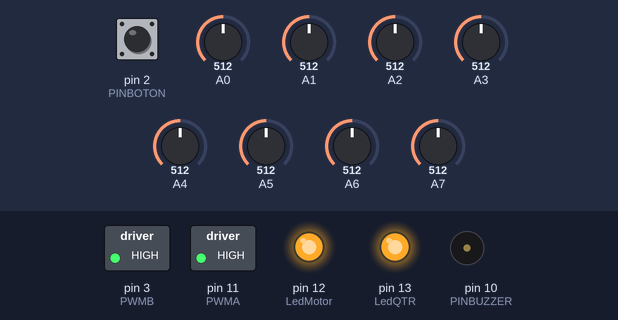
Bench run of a sketch on a simulated Arduino Nano, built with avr-gcc and run on an emulated ATmega328P. Shown: switched loads named in the sketch (green lamp = pin HIGH), output pins drawn as LEDs (lit = HIGH), buzzer (waves = sounding). The inputs (shaded band) are chosen by the test bench; at power-on: A0 = 512, A1 = 512, A2 = 512, pin 2 (PINBOTON) HIGH, A3 = 512, A4 = 512, A5 = 512, A6 = 512, A7 = 512. What the sketch prints to the serial monitor is not drawn.

Above: at 3.3 s.
3.4 s: A0 set to 710
4.9 s: A0 set to 735
At 5.7 s:
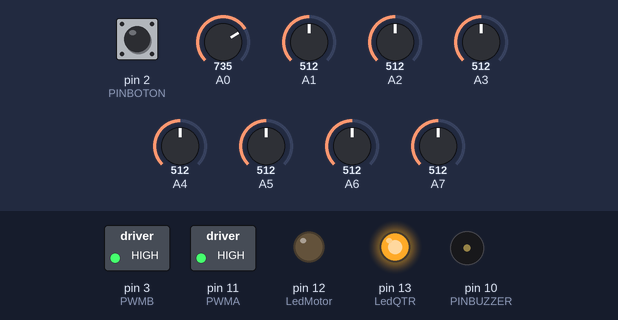
6.4 s: A1 set to 706
At 7.2 s:
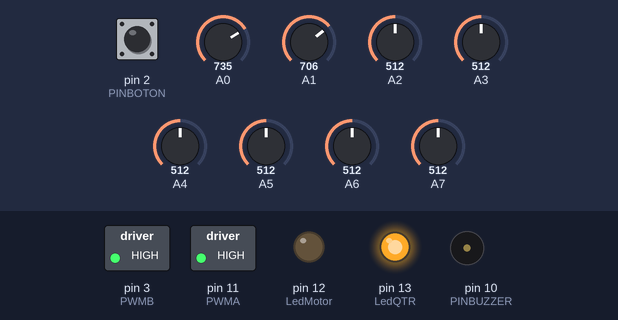
7.9 s: A1 set to 729
At 8.4 s:
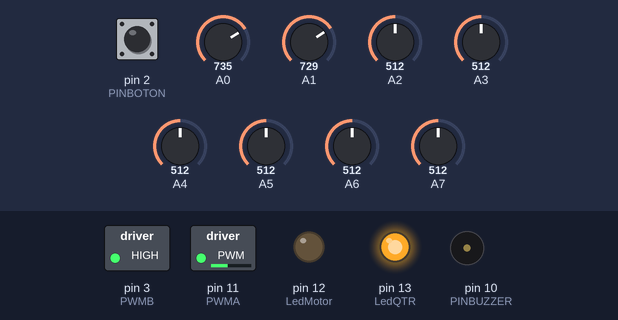
9.4 s: A2 set to 707
10.9 s: A2 set to 727
At 11.5 s:
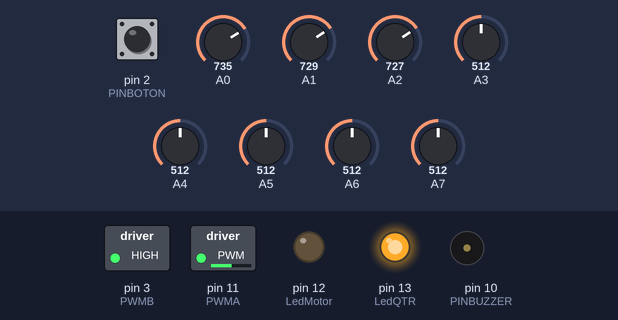
Timing chart, 0 to 13.4 s (numbered marks = the images above; inputs shaded):
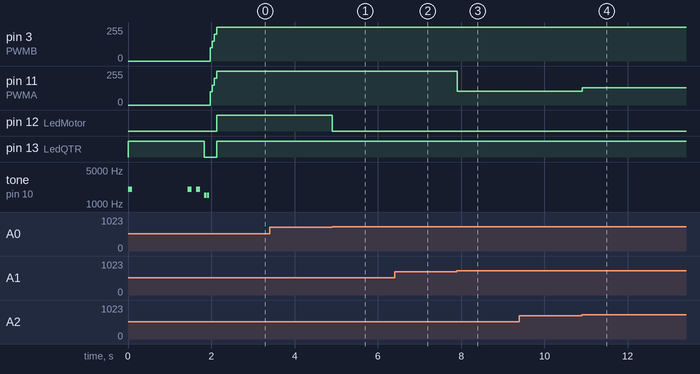

Measured:
- the behaviour switches between 719 and 720 on A0 (found by bisection; images 0 and 1)
- the behaviour switches between 719 and 720 on A1 (found by bisection; images 2 and 3)
- after the input at 3.4 s, every drawn part: stays the same
- after the input at 4.9 s, pin 12 (LedMotor): HIGH → LOW at once
- after the input at 6.4 s, pin 11 (PWMA): stays 255/255 (without the input it goes to 250/255 after 1.4 s)
- after the input at 7.9 s, pin 11 (PWMA): 255/255 → 105/255 at once
- after the input at 9.4 s, every drawn part: stays the same
- after the input at 10.9 s, pin 11 (PWMA): 105/255 → 130/255 at once

The sketch:

Delorean.ino
```cpp
#define LedQTR     13
#define LedMotor   12
#define PINBUZZER  10
#define PINBOTON   2

#define AIN1 8    // pin 1 de dirección del Motor Izquierdo
#define AIN2 7    // pin 2 de dirección del Motor Izquierdo
#define PWMA 11    // pin PWM del Motor Izquierdo

#define BIN1 4    // pin 1 de dirección del Motor Derecho
#define BIN2 5    // pin 2 de dirección del Motor Derecho
#define PWMB 3    // pin PWM del Motor Derecho
#define Umbral 720

int base = 255;
float Kprop = 0.5;
float Kderiv = 50.0;
float Kinte = 0.0;
int pos;

int setpoint = 0;
int last_error = 0;
int pot_limite = 300;
int GiroRetorno = 351;
int Freno = 350;
int integrative = 0;

int v_s_min[8] = {1023, 1023, 1023, 1023, 1023, 1023, 1023, 1023};
int v_s_max[8] = {0, 0, 0, 0, 0, 0, 0, 0};
volatile int s_p[8];
boolean online;

int l_pos;

void setup() {
  Serial.begin(115200);
  pinMode(LedQTR, OUTPUT);
  pinMode(LedMotor, OUTPUT);

  digitalWrite(LedQTR, LOW);
  digitalWrite(LedMotor, LOW);
  Serial.println("hola");
  Motores(0, 0);
  //WaitBoton();
  digitalWrite(LedQTR, HIGH);
  Peripherals_init();

  beep();
  //delay(1000);
  calibracion();

  digitalWrite(LedQTR, LOW);
  tone(PINBUZZER, 1500, 50);
  delay(70);
  tone(PINBUZZER, 1500, 50);
  delay(70);
  //while(!digitalRead(PINBOTON));

  while(!digitalRead(PINBOTON));
  MotorIz(100);
  MotorDe(100);
  delay(50);
  MotorIz(150);
  MotorDe(150);
  delay(50);
  MotorIz(200);
  MotorDe(200);
  delay(50);
  digitalWrite(LedQTR, HIGH);
  //digitalWrite(LedMotor, HIGH);
}

void loop() {
  int line_position = GetPos();
  int Correction_power = PIDLambo(line_position, Kprop, Kderiv, Kinte);
  Motores(base + Correction_power, base - Correction_power);
  if(Correction_power==0){digitalWrite(LedMotor, HIGH);}
  else{digitalWrite(LedMotor, LOW);}
  if(line_position >= Freno) {Motores(255,-250);delay(1);}
  if(line_position <= -Freno) {Motores(-250,255);delay(1);}
  //Serial.print(line_position);
  //Serial.print("\t");
  //Serial.println(Correction_power);
}

void Peripherals_init() {
  pinMode(PINBOTON, INPUT);
  pinMode(PINBUZZER, OUTPUT);
}

void WaitBoton() {
  while (!digitalRead(PINBOTON));
  tone(PINBUZZER, 2000, 100);
}

void beep() {
  tone(PINBUZZER, 2000, 100);
  delay(200);
}

int PIDLambo(int POS, float Kp, float Kd, float Ki) {
  int error = POS - setpoint;
  int derivative = error - last_error;
  integrative += error;
  last_error = error;
  int pot_giro = (error * Kp + derivative * Kd + integrative * Ki);
  if (pot_giro > pot_limite) {
    pot_giro = pot_limite;
  } else if (pot_giro < -pot_limite) {
    pot_giro = -pot_limite;
  }
  return pot_giro;
}

void calibracion() {

  int v_s[8];

  for (int j = 0; j < 100; j++) {
    delay(10);
    v_s[7] = analogRead(A7);
    v_s[6] = analogRead(A6);
    v_s[5] = analogRead(A5);
    v_s[4] = analogRead(A4);
    v_s[3] = analogRead(A3);
    v_s[2] = analogRead(A2);
    v_s[1] = analogRead(A1);
    v_s[0] = analogRead(A0);

    for (int i = 0; i < 8; i++) {

      Serial.print(v_s[i]);
      Serial.print("\t");

    }
    Serial.println();

    for (int i = 0; i < 8; i++) {
      if (v_s[i] < v_s_min[i]) {
        v_s_min[i] = v_s[i];
      }
    }


    for (int i = 0; i < 8; i++) {
      if (v_s[i] > v_s_max[i]) {
        v_s_max[i] = v_s[i];
      }
    }
  }

  beep();
  beep();

  Serial.println();
  Serial.print("Mínimos ");
  Serial.print("\t");

  for (int i = 0; i < 8; i++) {

    Serial.print(v_s_min[i]);
    Serial.print("\t");

  }
  Serial.println();
  Serial.print("Máximos ");
  Serial.print("\t");

  for (int i = 0; i < 8; i++) {

    Serial.print(v_s_max[i]);
    Serial.print("\t");

  }
  Serial.println();
  Serial.println();
  Serial.println();
}

void readSensors() {
  int s[8];

  s[0] = analogRead(A0);
  s[1] = analogRead(A1);
  s[2] = analogRead(A2);
  s[3] = analogRead(A3);
  s[4] = analogRead(A4);
  s[5] = analogRead(A5);
  s[6] = analogRead(A6);
  s[7] = analogRead(A7);

  for (int i = 0; i < 8; i++) {
    /*if (s[i] < v_s_min[i]) {
      s[i] = v_s_min[i];
    }

    if (s[i] > v_s_max[i]) {
      s[i] = v_s_max[i];
    }*/
    if (s[i] < Umbral) {
      s_p[i] = 0;
    }

    if (s[i] >= Umbral) {
      s_p[i] = 100;
    }
    //s_p[i] = map(s[i], v_s_min[i], v_s_max[i], 0, 100); // Ajustado para línea negra sobre fondo blanco
   }

  volatile int sum = s_p[0] + s_p[1] + s_p[2] + s_p[3] + s_p[4] + s_p[5] + s_p[6] + s_p[7];
  if (sum >= 100) {
    online = 1;

  } else {
    online = 0;
    //sum = 100;
  }

  //if (online) {
    //for (int i = 0; i < 8; i++) {Serial.print(s_p[i]);Serial.print("\t");}
    //Serial.println();
  //}
}

int GetPos() {
  readSensors();
  int prom = -3.5 * s_p[0] - 2.5 * s_p[1] - 1.5 * s_p[2] - 0.5 * s_p[3] + 0.5 * s_p[4] + 1.5 * s_p[5] + 2.5 * s_p[6] + 3.5 * s_p[7];
  int sum = s_p[0] + s_p[1] + s_p[2] + s_p[3] + s_p[4] + s_p[5] + s_p[6] + s_p[7];

  if (online) {
    pos = int(100.0 * prom / sum);
  }
  else {
    if (l_pos <= -350) {
      pos = -GiroRetorno;
    }
    if (l_pos >= 350) {
      pos = GiroRetorno;
    }
  }
  l_pos = pos;
  return pos;
}

void TB6612FNG_init() {
  pinMode(AIN1, OUTPUT);
  pinMode(AIN2, OUTPUT);
  pinMode(PWMA, OUTPUT);
  pinMode(BIN1, OUTPUT);
  pinMode(BIN2, OUTPUT);
  pinMode(PWMB, OUTPUT);
}

void MotorIz(int value) {
  if (value >= 0) {
    digitalWrite(AIN1, HIGH);
    digitalWrite(AIN2, LOW);
  } else {
    digitalWrite(AIN1, LOW);
    digitalWrite(AIN2, HIGH);
    value *= -1;
  }
  analogWrite(PWMA, value);
}

void MotorDe(int value) {
  if (value >= 0) {
    digitalWrite(BIN1, HIGH);
    digitalWrite(BIN2, LOW);
  } else {
    digitalWrite(BIN1, LOW);
    digitalWrite(BIN2, HIGH);
    value *= -1;
  }
  analogWrite(PWMB, value);
}

void Motores(int left, int right) {
  if(left < -255){left = -255;}
  if(left > 255){left = 255;}
  if(right < -255){right = -255;}
  if(right > 255){right = 255;}
  MotorIz(left);
  MotorDe(right);
}
```
